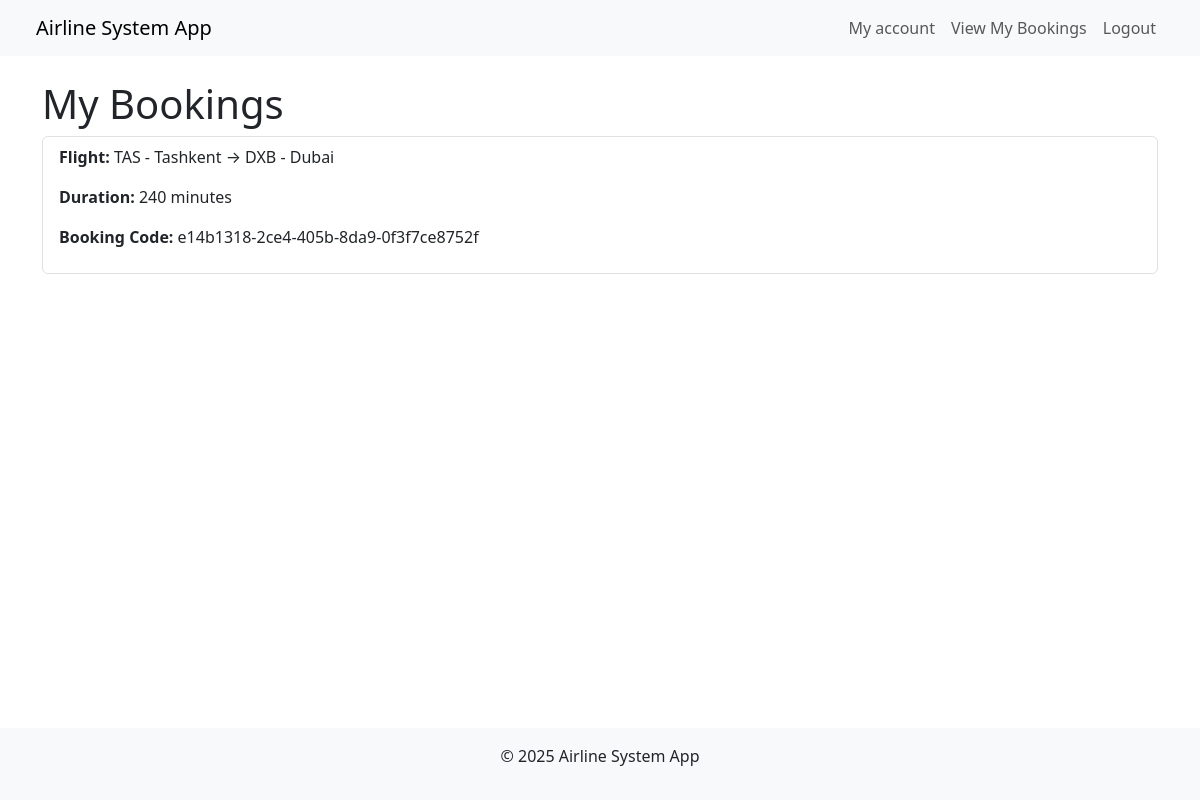
/bookings/ (signed in), run on the app's committed database.
### flights/models.py (models this page shows, shortened)
class Booking(models.Model):
    passenger = models.ForeignKey(Passenger, on_delete=models.CASCADE)
    flight = models.ForeignKey(Flight, on_delete=models.CASCADE)
    booking_code = models.UUIDField(default=uuid.uuid4, unique=True, editable=False)

class Flight(models.Model):
    origin = models.ForeignKey(Airport, on_delete=models.CASCADE, related_name="departures")
    destination = models.ForeignKey(Airport, on_delete=models.CASCADE, related_name="arrivals")
    duration = models.PositiveIntegerField()
    capacity = models.PositiveIntegerField()

class Airport(models.Model):
    code = models.CharField(max_length=3, unique=True)
    city = models.CharField(max_length=100)
    def __str__(self):
        return f"{self.code} - {self.city}"

### flights/views.py (the view, shortened to what this page needs)
# urls.py: path('bookings/', views.booking_detail, name='booking_detail'),
def booking_detail(request):
    if request.user.is_authenticated:
        try:
            passenger = models.Passenger.objects.get(user=request.user)
            bookings = models.Booking.objects.filter(passenger=passenger)
        except models.Passenger.DoesNotExist:
            bookings = []
        return render(request, 'flights/booking_detail.html', {'bookings': bookings})

### flights/templates/flights/booking_detail.html (shortened to what this page needs)
{% extends 'base.html' %}
{% block content %}
<h1>My Bookings</h1>
{% if bookings %}
    <ul class="list-group mb-4">
        {% for booking in bookings %}
        <li class="list-group-item">
            <p><strong>Flight:</strong> {{ booking.flight.origin }} → {{ booking.flight.destination }}</p>
            <p><strong>Duration:</strong> {{ booking.flight.duration }} minutes</p>
            <p><strong>Booking Code:</strong> {{ booking.booking_code }}</p>
        </li>
        {% endfor %}
    </ul>
{% else %}
    <div class="alert alert-info">You don’t have any bookings yet.</div>
{% endif %}
{% endblock %}

### data on the page
Booking: flight.origin "TAS - Tashkent", flight.destination "DXB - Dubai", flight.duration "240", booking_code "e14b1318-2ce4-405b-8da9-0f3f7ce8752f"
